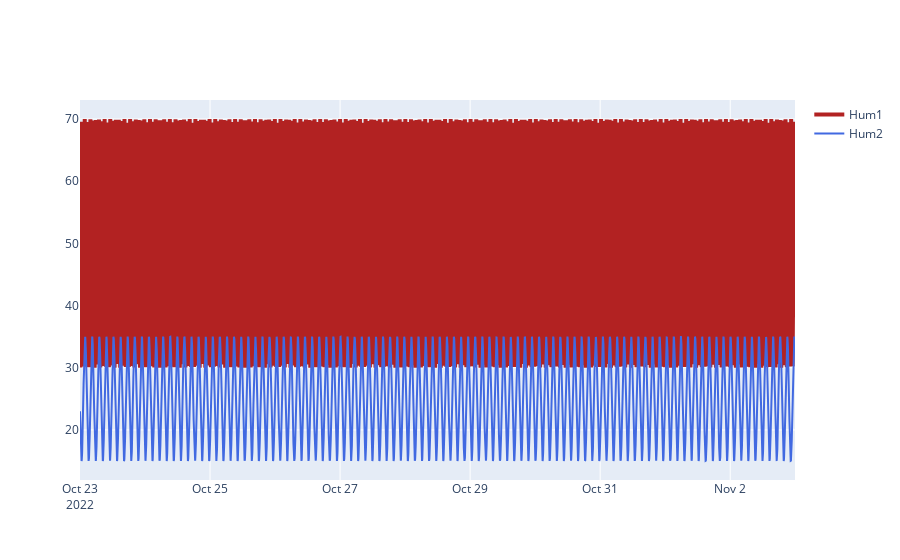

The code cell stored with this chart in its notebook:
### Code cell
## https://plotly.com/python/line-charts/
fig = go.Figure()
fig.add_trace(go.Scatter(x=interpolated.index,
              y=interpolated.hum_1, mode='lines', name='Hum1' , line=dict(color='firebrick', width=4)))
fig.add_trace(go.Scatter(x=interpolated.index,
              y=interpolated.hum_2, mode='lines', name='Hum2',  line=dict(color='royalblue', width=2)))
 
fig.show()

### Figure 1 — Plotly figure (JSON) as saved in the notebook; plotly's stock layout.template omitted (floating-point values rounded to 4 significant figures; data arrays with more than 128 entries replaced by an {"elided": "..."} marker saying what was removed)
{"data": [{"line": {"color": "firebrick", "width": 4}, "mode": "lines", "name": "Hum1", "type": "scatter", "x": {"elided": "15836 str values"}, "y": {"elided": "15836 float values"}}, {"line": {"color": "royalblue", "width": 2}, "mode": "lines", "name": "Hum2", "type": "scatter", "x": {"elided": "15836 str values"}, "y": {"elided": "15836 float values"}}], "layout": {}}
